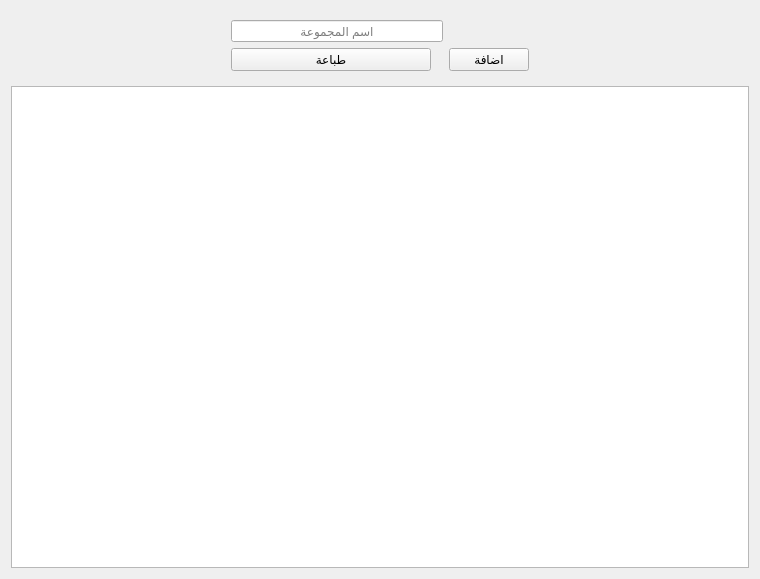
<?xml version="1.0" encoding="UTF-8"?>
<ui version="4.0">
 <class>Form</class>
 <widget class="QWidget" name="Form">
  <property name="geometry">
   <rect>
    <x>0</x>
    <y>0</y>
    <width>760</width>
    <height>579</height>
   </rect>
  </property>
  <property name="windowTitle">
   <string>Form</string>
  </property>
  <layout class="QVBoxLayout" name="verticalLayout">
   <item>
    <widget class="QWidget" name="widget_2" native="true">
     <property name="sizePolicy">
      <sizepolicy hsizetype="Preferred" vsizetype="Preferred">
       <horstretch>0</horstretch>
       <verstretch>0</verstretch>
      </sizepolicy>
     </property>
     <layout class="QGridLayout" name="gridLayout">
      <item row="0" column="3">
       <spacer name="horizontalSpacer">
        <property name="orientation">
         <enum>Qt::Horizontal</enum>
        </property>
        <property name="sizeHint" stdset="0">
         <size>
          <width>40</width>
          <height>20</height>
         </size>
        </property>
       </spacer>
      </item>
      <item row="0" column="0">
       <spacer name="horizontalSpacer_2">
        <property name="orientation">
         <enum>Qt::Horizontal</enum>
        </property>
        <property name="sizeHint" stdset="0">
         <size>
          <width>40</width>
          <height>20</height>
         </size>
        </property>
       </spacer>
      </item>
      <item row="1" column="1">
       <widget class="QPushButton" name="print_btn">
        <property name="sizePolicy">
         <sizepolicy hsizetype="Preferred" vsizetype="Fixed">
          <horstretch>0</horstretch>
          <verstretch>0</verstretch>
         </sizepolicy>
        </property>
        <property name="maximumSize">
         <size>
          <width>200</width>
          <height>16777215</height>
         </size>
        </property>
        <property name="text">
         <string>طباعة</string>
        </property>
        <property name="icon">
         <iconset resource="../views/source.qrc">
          <normaloff>:/n/img/Printer Door Open Filled-100.png</normaloff>:/n/img/Printer Door Open Filled-100.png</iconset>
        </property>
       </widget>
      </item>
      <item row="0" column="1">
       <widget class="QLineEdit" name="search_edt">
        <property name="alignment">
         <set>Qt::AlignCenter</set>
        </property>
        <property name="placeholderText">
         <string>اسم المجموعة</string>
        </property>
       </widget>
      </item>
      <item row="1" column="2">
       <widget class="QPushButton" name="add_btn">
        <property name="sizePolicy">
         <sizepolicy hsizetype="Preferred" vsizetype="Fixed">
          <horstretch>0</horstretch>
          <verstretch>0</verstretch>
         </sizepolicy>
        </property>
        <property name="text">
         <string>اضافة</string>
        </property>
        <property name="icon">
         <iconset resource="../views/source.qrc">
          <normaloff>:/n/img/Plus-500.png</normaloff>:/n/img/Plus-500.png</iconset>
        </property>
       </widget>
      </item>
     </layout>
    </widget>
   </item>
   <item>
    <widget class="QTableView" name="all_courses">
     <property name="layoutDirection">
      <enum>Qt::RightToLeft</enum>
     </property>
     <property name="editTriggers">
      <set>QAbstractItemView::NoEditTriggers</set>
     </property>
    </widget>
   </item>
  </layout>
 </widget>
 <resources>
  <include location="../views/source.qrc"/>
 </resources>
 <connections/>
</ui>
